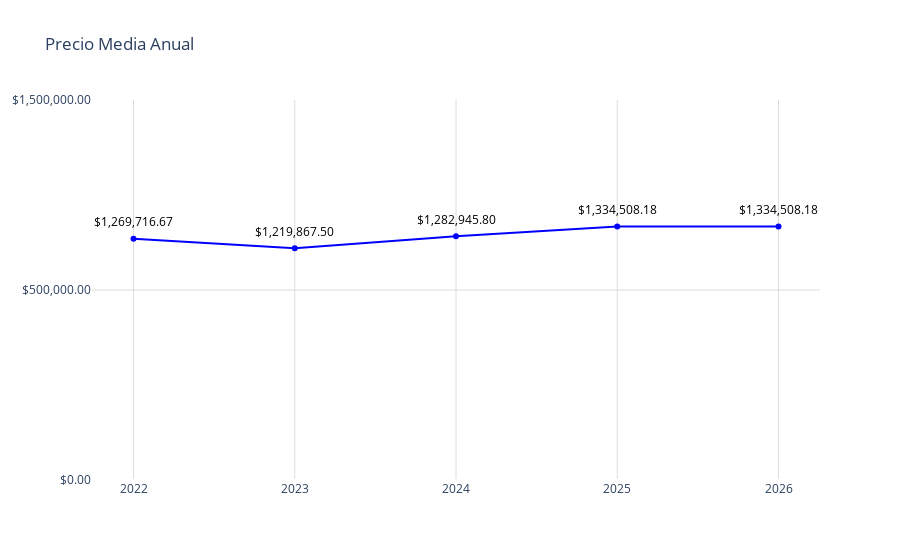

The cell this chart's notebook holds for it:
### Code cell
# Datos
año = precio_media_anual_tulancingo_pred['año']
promedio = precio_media_anual_tulancingo_pred['precio']

fig = go.Figure()
fig.add_trace(go.Scatter(
    x=año,
    y=promedio,
    mode='markers+lines',
    marker=dict(color='blue'),
))
# Agregar anotaciones para mostrar los valores encima de los puntos
for a, p in zip(año, promedio):
    fig.add_annotation(
        x=a,
        y=p,
        text=f"${p:,.2f}",  # Formatear el valor del promedio como moneda
        showarrow=False,
        font=dict(color='black', size=12),
        xshift=0,
        yshift=17,
        textangle=0
    )
# Actualizar diseño
fig.update_layout(
    title='Precio Media Anual',
    yaxis=dict(
        range=[0, 2000000],  # Establecer el rango del eje y
        tickvals=[0, 1000000,5000000, 2000000],  # Definir los valores de las marcas en el eje y
        ticktext=['$0.00', '$500,000.00', '$1,000,000.00', '$1,500,000.00', '$2,000,000.00'],  # Definir el texto de las marcas en el eje y
        gridcolor='#dddcda',   # Color de las líneas de la cuadrícula
        gridwidth=1  # Ancho de las líneas de la cuadrícula
    ),
    xaxis=dict(
        gridcolor='#dddcda', 
        tickmode='array',
        tickvals=año,
        ticktext=año
    ),
    plot_bgcolor='rgba(0,0,0,0)'
)
# Exportar gráfica como archivo HTML
def guardar_grafico_como_html(fig, nombre_archivo, carpeta='graficas'):
    # Crear la carpeta si no existe
    if not os.path.exists(carpeta):
        os.makedirs(carpeta)
    
    # Gráfica como archivo HTML en la carpeta especificada
    pio.write_html(fig, f'{carpeta}/{nombre_archivo}.html')

guardar_grafico_como_html(fig, 'g_scatt_preciomediaanual_prom_tulancingo', carpeta='graficas')
fig.show()

### Figure 1 — Plotly figure (JSON) as saved in the notebook; plotly's stock layout.template omitted (floating-point values rounded to 4 significant figures)
{"data": [{"marker": {"color": "blue"}, "mode": "markers+lines", "type": "scatter", "x": [2022, 2023, 2024, 2025, 2026], "y": [1270000.0, 1220000.0, 1283000.0, 1335000.0, 1335000.0]}], "layout": {"annotations": [{"font": {"color": "black", "size": 12}, "showarrow": false, "text": "$1,269,716.67", "textangle": 0, "x": 2022, "xshift": 0, "y": 1270000.0, "yshift": 17}, {"font": {"color": "black", "size": 12}, "showarrow": false, "text": "$1,219,867.50", "textangle": 0, "x": 2023, "xshift": 0, "y": 1220000.0, "yshift": 17}, {"font": {"color": "black", "size": 12}, "showarrow": false, "text": "$1,282,945.80", "textangle": 0, "x": 2024, "xshift": 0, "y": 1283000.0, "yshift": 17}, {"font": {"color": "black", "size": 12}, "showarrow": false, "text": "$1,334,508.18", "textangle": 0, "x": 2025, "xshift": 0, "y": 1335000.0, "yshift": 17}, {"font": {"color": "black", "size": 12}, "showarrow": false, "text": "$1,334,508.18", "textangle": 0, "x": 2026, "xshift": 0, "y": 1335000.0, "yshift": 17}], "plot_bgcolor": "rgba(0,0,0,0)", "title": {"text": "Precio Media Anual"}, "xaxis": {"gridcolor": "#dddcda", "tickmode": "array", "ticktext": [2022, 2023, 2024, 2025, 2026], "tickvals": [2022, 2023, 2024, 2025, 2026]}, "yaxis": {"gridcolor": "#dddcda", "gridwidth": 1, "range": [0, 2000000], "ticktext": ["$0.00", "$500,000.00", "$1,000,000.00", "$1,500,000.00", "$2,000,000.00"], "tickvals": [0, 1000000, 5000000, 2000000]}}}
